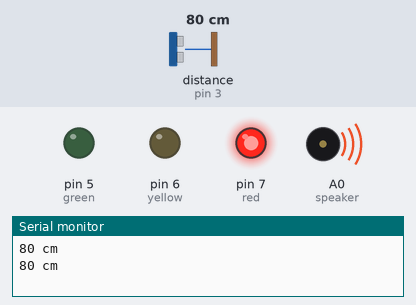
The sketch below on a simulated Arduino Uno, built with avr-gcc and run on an emulated ATmega328P. On the bench: output pins drawn as LEDs (lit = HIGH), buzzer (waves = sounding), the last lines printed to the serial monitor. Wiring (inferred from the names in the program): ultrasonic range finder: trigger pin 2; echo pin 3. The inputs (shaded band) are chosen by the test bench; at power-on: distance to the obstacle (sensor on pin 3) 80 cm. The echo pulse lasts 58.3 µs per cm; pins used as bus, display or sensor lines are not drawn.

Above: at 2.9 s.
3.0 s: distance to the obstacle (sensor on pin 3) set to 69 cm
9.2 s: distance to the obstacle (sensor on pin 3) set to 64 cm
At 11.8 s:
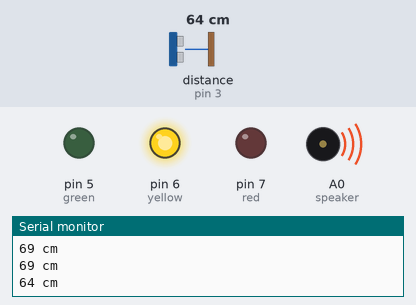
15.4 s: distance to the obstacle (sensor on pin 3) set to 36 cm
18.9 s: distance to the obstacle (sensor on pin 3) set to 31 cm
At 20.3 s:
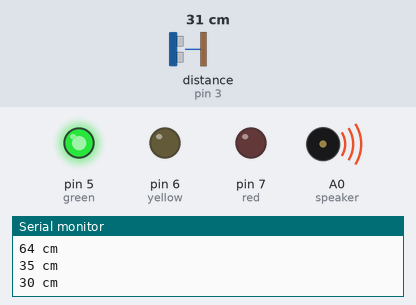
25.1 s: distance to the obstacle (sensor on pin 3) set to 35 cm
At 27.4 s:
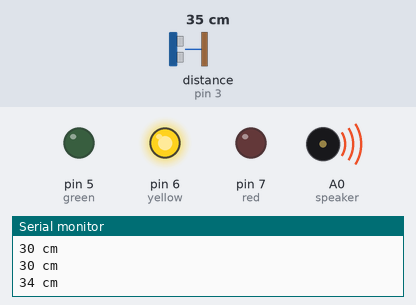
31.3 s: distance to the obstacle (sensor on pin 3) set to 9 cm
At 36.1 s:
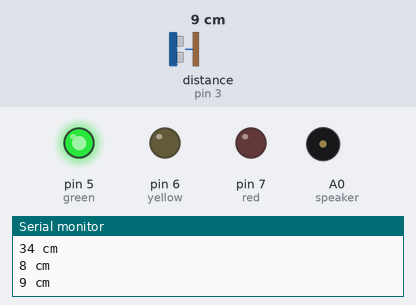
Timing chart, 0 to 38.5 s (numbered marks = the images above; inputs shaded):
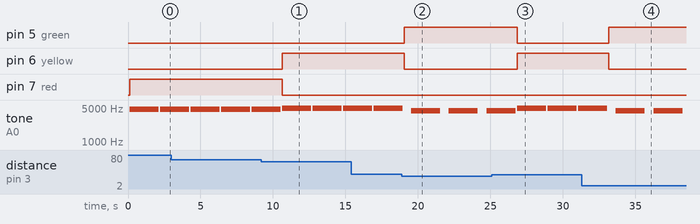

Measured:
- the behaviour switches between 67 and 66 cm on distance to the obstacle (sensor on pin 3) (found by bisection; images 0 and 1)
- the behaviour switches between 35 and 34 cm on distance to the obstacle (sensor on pin 3) (found by bisection; images 1 and 2)
- after the input at 9.2 s, pin 6 (yellow): LOW → HIGH after 1.4 s; pin 7 (red): HIGH → LOW after 1.4 s
- after the input at 18.9 s, pin 5 (green): LOW → HIGH after 0.14 s; pin 6 (yellow): HIGH → LOW after 0.14 s
- after the input at 25.1 s, pin 5 (green): HIGH → LOW after 1.8 s; pin 6 (yellow): LOW → HIGH after 1.8 s
- after the input at 31.3 s, pin 5 (green): LOW → HIGH after 1.9 s; pin 6 (yellow): HIGH → LOW after 1.9 s
- by itself, tone on A0 (speaker): alternates 4435 Hz for 2.0 s and silent for 0.60 s

The sketch:

Ultrasonic_water_level.ino
```cpp
#define NOTE_B0  31
#define NOTE_C1  33
#define NOTE_CS1 35
#define NOTE_D1  37
#define NOTE_DS1 39
#define NOTE_E1  41
#define NOTE_F1  44
#define NOTE_FS1 46
#define NOTE_G1  49
#define NOTE_GS1 52
#define NOTE_A1  55
#define NOTE_AS1 58
#define NOTE_B1  62
#define NOTE_C2  65
#define NOTE_CS2 69
#define NOTE_D2  73
#define NOTE_DS2 78
#define NOTE_E2  82
#define NOTE_F2  87
#define NOTE_FS2 93
#define NOTE_G2  98
#define NOTE_GS2 104
#define NOTE_A2  110
#define NOTE_AS2 117
#define NOTE_B2  123
#define NOTE_C3  131
#define NOTE_CS3 139
#define NOTE_D3  147
#define NOTE_DS3 156
#define NOTE_E3  165
#define NOTE_F3  175
#define NOTE_FS3 185
#define NOTE_G3  196
#define NOTE_GS3 208
#define NOTE_A3  220
#define NOTE_AS3 233
#define NOTE_B3  247
#define NOTE_C4  262
#define NOTE_CS4 277
#define NOTE_D4  294
#define NOTE_DS4 311
#define NOTE_E4  330
#define NOTE_F4  349
#define NOTE_FS4 370
#define NOTE_G4  392
#define NOTE_GS4 415
#define NOTE_A4  440
#define NOTE_AS4 466
#define NOTE_B4  494
#define NOTE_C5  523
#define NOTE_CS5 554
#define NOTE_D5  587
#define NOTE_DS5 622
#define NOTE_E5  659
#define NOTE_F5  698
#define NOTE_FS5 740
#define NOTE_G5  784
#define NOTE_GS5 831
#define NOTE_A5  880
#define NOTE_AS5 932
#define NOTE_B5  988
#define NOTE_C6  1047
#define NOTE_CS6 1109
#define NOTE_D6  1175
#define NOTE_DS6 1245
#define NOTE_E6  1319
#define NOTE_F6  1397
#define NOTE_FS6 1480
#define NOTE_G6  1568
#define NOTE_GS6 1661
#define NOTE_A6  1760
#define NOTE_AS6 1865
#define NOTE_B6  1976
#define NOTE_C7  2093
#define NOTE_CS7 2217
#define NOTE_D7  2349
#define NOTE_DS7 2489
#define NOTE_E7  2637
#define NOTE_F7  2794
#define NOTE_FS7 2960
#define NOTE_G7  3136
#define NOTE_GS7 3322
#define NOTE_A7  3520
#define NOTE_AS7 3729
#define NOTE_B7  3951
#define NOTE_C8  4186
#define NOTE_CS8 4435
#define NOTE_D8  4699
#define NOTE_DS8 4978
const int trigPin = 2;
const int echoPin = 3;
int green=5;
int yellow=6;
int red=7;
int len=100;
#define speaker A0
double c=len-(len/3); // green lower limit
double b=len-((len*2)/3);// red lower limit
void setup() {
// put your setup code here, to run once:
Serial.begin(9600);
pinMode (green,OUTPUT);
pinMode (yellow,OUTPUT);
pinMode (red,OUTPUT);
pinMode (speaker,OUTPUT);
digitalWrite(green, LOW);
digitalWrite(yellow, LOW);
digitalWrite(red, LOW);
digitalWrite(speaker, LOW);
}
void loop() {
// put your main code here, to run repeatedly:
long duration, inches, cm;
pinMode(trigPin,OUTPUT);
digitalWrite(trigPin, LOW);
delayMicroseconds(2);
digitalWrite(trigPin, HIGH);
delayMicroseconds(10);
digitalWrite(trigPin, LOW);
pinMode(echoPin, INPUT);
duration = pulseIn(echoPin, HIGH);
cm = microsecondsToCentimeters(duration);
Serial.print(cm); Serial.print(" cm"); Serial.println(); delay(100);
//reach the upper limit
if(cm == 4){
digitalWrite(green, LOW);
digitalWrite(yellow, LOW);
digitalWrite(red, LOW);
tone(speaker, NOTE_CS7, 3000);
delay(2000);
noTone(speaker);
  }
  else {
if ((cm < b)&& (cm>4)){  // reach green limit
digitalWrite (green,HIGH);
digitalWrite (yellow,LOW);
digitalWrite (red,LOW);
delay(500);
tone(speaker, NOTE_CS8, 2000);
delay(2000);
noTone(speaker);
}
else if((cm>=b)&&(cm<c)){ // reach yellow limit
digitalWrite (green,LOW);
digitalWrite (yellow,HIGH);
digitalWrite (red,LOW);
tone(speaker, NOTE_DS8, 2000);
delay(2000);
noTone(speaker);
  }
else if ((cm>=c)&&(cm <=len)){ // reach red limit
  digitalWrite (green,LOW);
  digitalWrite (yellow,LOW);
  digitalWrite (red,HIGH);
  tone(speaker, NOTE_D8, 2000);
  delay(2000);
  noTone(speaker);
  }
  }
}
long microsecondsToInches(long microseconds) {
// According to Parallax's datasheet for the PING))), there are
// 73.746 microseconds per inch (i.e. sound travels at 1130 feet per
// second). This gives the distance travelled by the ping, outbound
// and return, so we divide by 2 to get the distance of the obstacle.
// See: http://www.parallax.com/dl/docs/prod/acc/28015-PING-v1.3.pdf
return (microseconds / 74) / 2;
}
long microsecondsToCentimeters(long microseconds) {
// The speed of sound is 340 m/s or 29 microseconds per centimeter.
// The ping travels out and back, so to find the distance of the
// object we take half of the distance travelled.
return (microseconds / 29) / 2;
}
```
